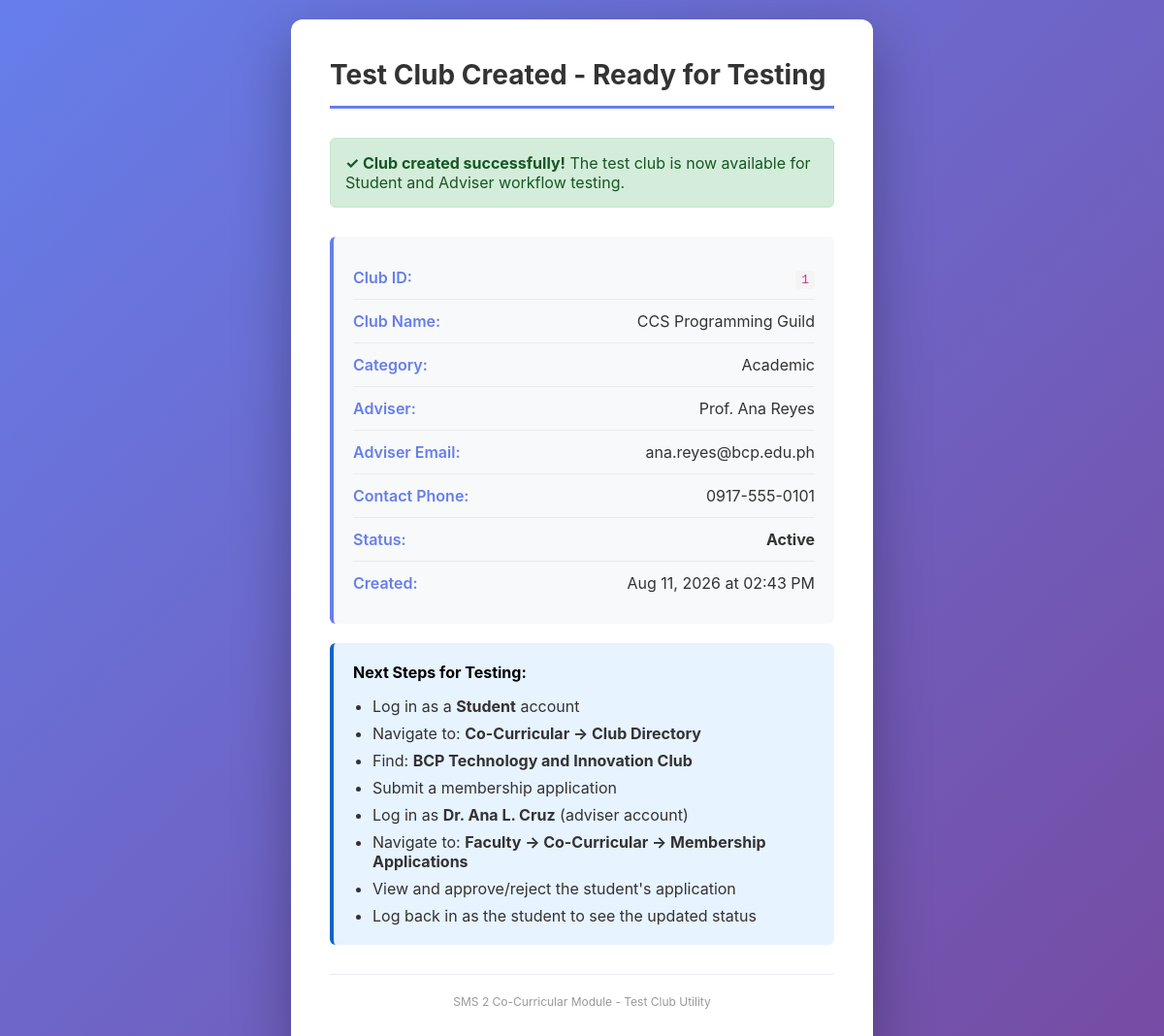
/tools/create_test_club_dr_ana_cruz.php, run on the app's committed database.
### tables this page shows
CREATE TABLE IF NOT EXISTS `clubs` (
  `id` int(10) unsigned NOT NULL AUTO_INCREMENT,
  `club_name` varchar(191) NOT NULL,
  `category` varchar(120) NOT NULL,
  `description` text NOT NULL,
  `adviser` varchar(150) NOT NULL,
  `adviser_email` varchar(190) DEFAULT NULL,
  `contact_phone` varchar(60) DEFAULT NULL,
  `status` enum('Active','Pending','Inactive') NOT NULL DEFAULT 'Active',
  `created_at` datetime NOT NULL DEFAULT current_timestamp(),
  `updated_at` datetime NOT NULL DEFAULT current_timestamp() ON UPDATE current_timestamp(),
  PRIMARY KEY (`id`),
  UNIQUE KEY `uq_club_name` (`club_name`),
  KEY `idx_club_status` (`status`),
  KEY `idx_club_category` (`category`)
);

### tools/create_test_club_dr_ana_cruz.php (the view, shortened to what this page needs)
<?php
function renderOutput($title, $data) {
    ?>
    <!DOCTYPE html>
    <html lang="en">
    <head>
    </head>
    <body>
        <div class="container">
            <h1><?= htmlspecialchars($title) ?></h1>
            <?= $data ?>
            <div class="footer">
                <p>SMS 2 Co-Curricular Module - Test Club Utility</p>
            </div>
        </div>
    </body>
    </html>
    <?php
}
try {
    $pdo = cocurricularDb();
    $newClubId = $pdo->lastInsertId();
    $verifyStmt = $pdo->prepare(
        'SELECT id, club_name, category, adviser, adviser_email, contact_phone, status, created_at
         FROM clubs
         WHERE id = ?
         LIMIT 1'
    );
    $verifyStmt->execute([$newClubId]);
    $newClub = $verifyStmt->fetch();
    $output = '<div class="success">';
    $output .= '<strong>✓ Club created successfully!</strong> The test club is now available for Student and Adviser workflow testing.';
    $output .= '</div>';
    $output .= '<div class="info-box">';
    $output .= '<div class="info-row">';
    $output .= '<span class="info-label">Club ID:</span>';
    $output .= '<span class="info-value"><span class="code">' . htmlspecialchars($newClub['id']) . '</span></span>';
    $output .= '</div>';
    $output .= '<div class="info-row">';
    $output .= '<span class="info-label">Club Name:</span>';
    $output .= '<span class="info-value">' . htmlspecialchars($newClub['club_name']) . '</span>';
    $output .= '</div>';
    $output .= '<div class="info-row">';
    $output .= '<span class="info-label">Category:</span>';
    $output .= '<span class="info-value">' . htmlspecialchars($newClub['category']) . '</span>';
    $output .= '</div>';
    $output .= '<div class="info-row">';
    $output .= '<span class="info-label">Adviser:</span>';
    $output .= '<span class="info-value">' . htmlspecialchars($newClub['adviser']) . '</span>';
    $output .= '</div>';
    $output .= '<div class="info-row">';
    $output .= '<span class="info-label">Adviser Email:</span>';
    $output .= '<span class="info-value">' . htmlspecialchars($newClub['adviser_email']) . '</span>';
    $output .= '</div>';
    $output .= '<div class="info-row">';
    $output .= '<span class="info-label">Contact Phone:</span>';
    $output .= '<span class="info-value">' . htmlspecialchars($newClub['contact_phone']) . '</span>';
    $output .= '</div>';
    $output .= '<div class="info-row">';
    $output .= '<span class="info-label">Status:</span>';
    $output .= '<span class="info-value"><strong>' . htmlspecialchars($newClub['status']) . '</strong></span>';
    $output .= '</div>';
    $output .= '<div class="info-row">';
    $output .= '<span class="info-label">Created:</span>';
    $output .= '<span class="info-value">' . htmlspecialchars(date('M j, Y \a\t h:i A', strtotime($newClub['created_at']))) . '</span>';
    $output .= '</div>';
    $output .= '</div>';
    $output .= '<div class="info-box" style="background-color: #e7f3ff; border-left-color: #0066cc;">';
    $output .= '<strong>Next Steps for Testing:</strong>';
    $output .= '<ul style="margin: 15px 0 0 20px; color: #333;">';
    $output .= '<li style="margin-bottom: 8px;">Log in as a <strong>Student</strong> account</li>';
    $output .= '<li style="margin-bottom: 8px;">Navigate to: <strong>Co-Curricular → Club Directory</strong></li>';
    $output .= '<li style="margin-bottom: 8px;">Find: <strong>' . htmlspecialchars(TEST_CLUB_DATA['club_name']) . '</strong></li>';
    $output .= '<li style="margin-bottom: 8px;">Submit a membership application</li>';
    $output .= '<li style="margin-bottom: 8px;">Log in as <strong>' . htmlspecialchars(TEST_CLUB_DATA['adviser']) . '</strong> (adviser account)</li>';
    $output .= '<li style="margin-bottom: 8px;">Navigate to: <strong>Faculty → Co-Curricular → Membership Applications</strong></li>';
    $output .= '<li style="margin-bottom: 8px;">View and approve/reject the student\'s application</li>';
    $output .= '<li>Log back in as the student to see the updated status</li>';
    $output .= '</ul>';
    $output .= '</div>';
    renderOutput('Test Club Created - Ready for Testing', $output);
    exit;
} catch (Throwable $e) {
    $errorMsg = $e->getMessage();
    $output = '<div class="error">';
    $output .= '<strong>✗ Error:</strong> ' . htmlspecialchars($errorMsg);
    $output .= '</div>';
    $output .= '<div class="info-box" style="background-color: #fff3cd; border-left-color: #ff6b6b;">';
    $output .= '<strong>Troubleshooting:</strong>';
    $output .= '<ul style="margin: 15px 0 0 20px; color: #333;">';
    $output .= '<li>Ensure <span class="code">cocurricular_db</span> exists and is accessible</li>';
    $output .= '<li>Verify database credentials in <span class="code">config/database.php</span></li>';
    $output .= '<li>Check that the <span class="code">clubs</span> table exists in <span class="code">cocurricular_db</span></li>';
    $output .= '<li>Run the co-curricular database setup if needed: <span class="code">modules/cocurricular/database/cocurricular.sql</span></li>';
    $output .= '</ul>';
    $output .= '</div>';
    renderOutput('Test Club - Error', $output);
    exit;
}
?>

### tools/create_test_club_dr_ana_cruz.php (style rules this page uses)
* { margin: 0; padding: 0; box-sizing: border-box; }
body { font-family: -apple-system, BlinkMacSystemFont, 'Segoe UI', Roboto, 'Helvetica Neue', Arial, sans-serif; background: linear-gradient(135deg, #667eea 0%, #764ba2 100%); min-height: 100vh; display: flex; align-items: center; justify-content: center; padding: 20px; }
.container { background: white; border-radius: 12px; box-shadow: 0 20px 60px rgba(0, 0, 0, 0.3); padding: 40px; max-width: 600px; width: 100%; }
.container h1 { color: #333; margin-bottom: 30px; font-size: 28px; border-bottom: 3px solid #667eea; padding-bottom: 15px; }
.success { background-color: #d4edda; border: 1px solid #c3e6cb; color: #155724; padding: 15px; border-radius: 6px; margin-bottom: 30px; }
.info-box { background-color: #f8f9fa; border-left: 4px solid #667eea; padding: 20px; border-radius: 6px; margin-bottom: 20px; }
.info-row { display: flex; justify-content: space-between; padding: 12px 0; border-bottom: 1px solid #e9ecef; }
.info-row:last-child { border-bottom: none; }
.info-label { font-weight: 600; color: #667eea; min-width: 150px; }
.info-value { color: #333; text-align: right; flex: 1; margin-left: 20px; word-break: break-word; }
.code { background-color: #f4f4f4; padding: 2px 6px; border-radius: 4px; font-family: 'Courier New', monospace; font-size: 13px; color: #d63384; }
.footer { margin-top: 30px; padding-top: 20px; border-top: 1px solid #e9ecef; text-align: center; font-size: 12px; color: #999; }

### data on the page
clubs: id "1", club_name "CCS Programming Guild", category "Academic", adviser "Prof. Ana Reyes", adviser_email "ana.reyes@bcp.edu.ph", contact_phone "0917-555-0101", status "Active", created_at "Aug 11, 2026 at 02:43 PM"

### other printed values
$title "Test Club Created - Ready for Testing"
TEST_CLUB_DATA['club_name'] "BCP Technology and Innovation Club"
TEST_CLUB_DATA['adviser'] "Dr. Ana L. Cruz"
